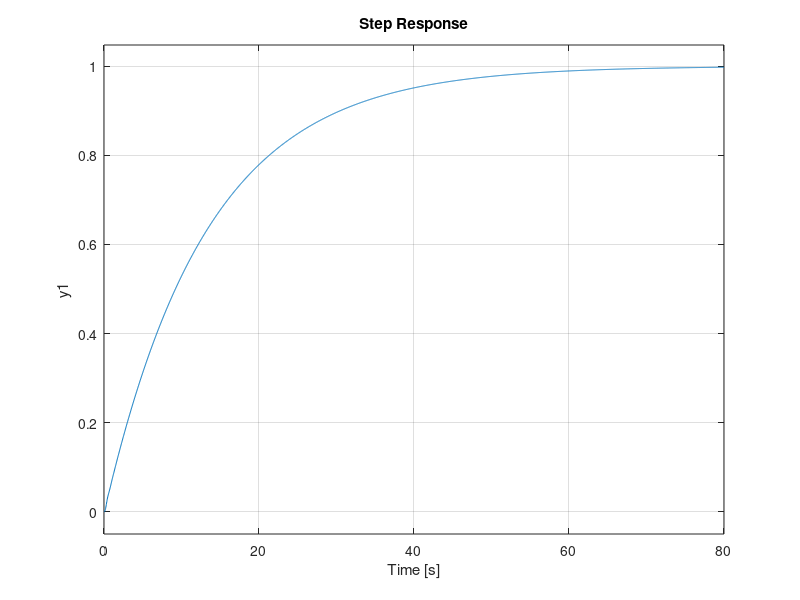

This figure's MATLAB source: (Note: this script raises an error after producing the figure.)
s = tf('s');
%motor transfer function 
Kt = 22.84; %torque constant 
  % velocity constant 
Kb = 13.18; % back emf constant
Ra = 2.2; %armature resistance
La = 18.5;
Jm = 0.15; %rotational inertia of the motor
omega_0 = 210;
I_0 = 8.4;
Dm = Kt*I_0/omega_0;
K = Kt/(Jm*Ra);
G = Kt/((Ra+La*s)*(Jm*s^2+Dm*s) + Kt*Kb*s)
%G = K/(s*(s + (1/Jm)*(Kb*Kt/Ra + Dm)));
L = feedback(G,1);
figure(1)
step (L);
stepinfo(L);
%need PID to reduce settling time 

